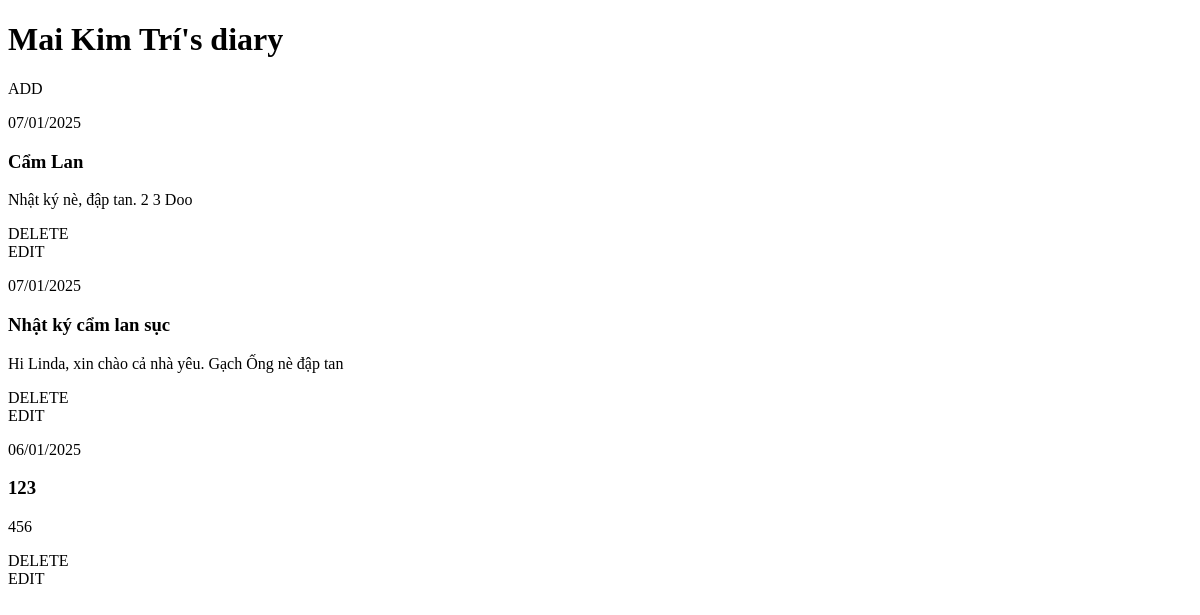
The app's page /diary/id=1/ with its own data.
### main_site/models.py (models this page shows, shortened)
class UserInfo(models.Model):
    name = models.CharField(max_length=50, verbose_name='Họ và tên')
    email = models.EmailField(unique=True, null=True, verbose_name='Email')
    phoneNumber = models.CharField(max_length=15, null=True, verbose_name='Số điện thoại')
    address = models.CharField(max_length=255, null=True, verbose_name='Địa chỉ')
    dob = models.DateField(verbose_name='Ngày sinh', null=True)
    school = models.CharField(max_length=50, null=True, verbose_name='Thông tin trường học')
    user = models.OneToOneField(User, on_delete=models.CASCADE, related_name='info', verbose_name='Tài khoản người dùng')

class Diary(models.Model):
    title = models.CharField(max_length=500)
    content = models.TextField()
    date = models.DateTimeField(auto_now_add=True)
    user = models.ForeignKey(User, on_delete=models.CASCADE)

### main_site/views.py (the view)
# urls.py: path('diary/id=<int:userId>/', views.getDiary, name="diary"),
def getDiary(request, userId):
    user = User.objects.filter(id=userId).first()
    userInfo = UserInfo.objects.filter(user=user).first()
    diaries = Diary.objects.filter(user=user).order_by('-date')
    context = {
        'user':user,
        'userInfo':userInfo,
        'diaries': diaries,
    }
    return render(request, 'page/diary.html', context)

### main_site/templates/page/diary.html (shortened to what this page needs)
{% extends "base/base.html" %}
{% load static %}
{% block style %}
<link rel="stylesheet" href="{% static "css/diary.css" %}" type="text/css">
{% endblock style %}
{% block content %}
<h1 > {{userInfo.name}}'s diary </h1>
<div class="ClickTag" onclick="createDiary({{user.id}})">ADD</div>
{% for diary in diaries %}
<div class="DiaryContainer" id="diary{{diary.id}}">
    <p > {{diary.date | date:"d/m/Y"}} </p>
    <h3 > {{diary.title}} </h3>
    <p > {{diary.content}} </p>
    <div class="ClickTag" onclick="deleteDiary({{diary.id}})">DELETE</div>
    <div class="ClickTag" onclick="editDiary({{diary.id}})">EDIT</div>
</div>
{% endfor %}
{% endblock content %}

### records on screen
UserInfo: name "Mai Kim Trí"
Diary: date "07/01/2025", title "Cẩm Lan", content "Nhật ký nè, đập tan. 2 3 Doo"
Diary: date "07/01/2025", title "Nhật ký cẩm lan sục", content "Hi Linda, xin chào cả nhà yêu. Gạch Ống nè đập tan"
Diary: date "06/01/2025", title "123", content "456"
